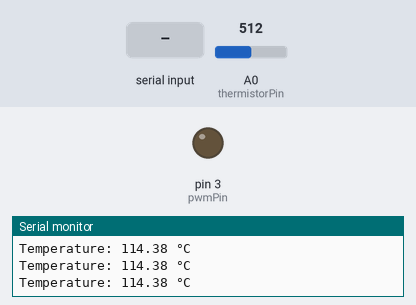
Bench run of a sketch on a simulated Arduino Uno, built with avr-gcc and run on an emulated ATmega328P. On the bench: output pins drawn as LEDs (lit = HIGH), the last lines printed to the serial monitor. The test bench sets the inputs (shaded band); at power-on: A0 (thermistorPin) = 512.

Above: at 1.2 s.
1.3 s: "90,45\n" received over Serial
At 2.7 s:
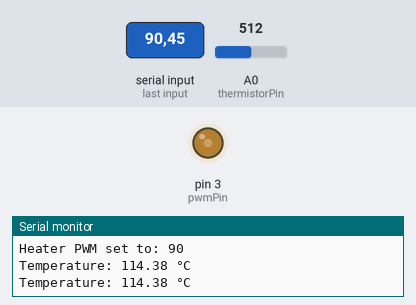
3.0 s: "30,150\n" received over Serial
At 4.2 s:
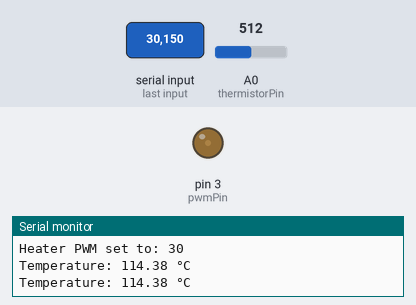
4.5 s: "200\n" received over Serial
At 6.0 s:
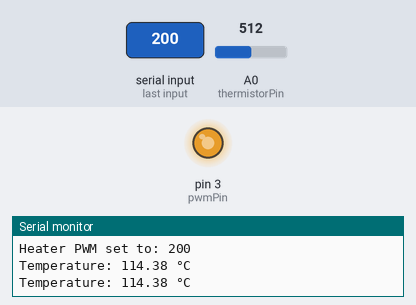
9.0 s: "5\n" received over Serial
At 10.1 s:
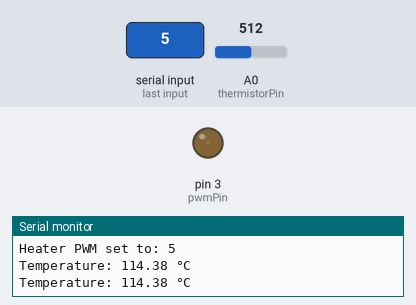
Timing chart, 0 to 12.0 s (numbered marks = the images above; inputs shaded):
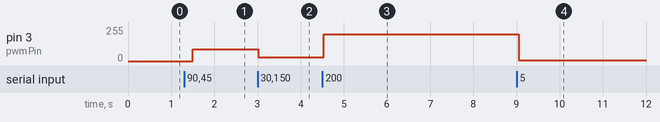

The sketch:

heatNozzle.ino
```cpp
// Define the PWM pin connected to the SIG pin of the IRF520N module
// Pin 9 is a standard PWM-capable pin on Arduino Uno/Nano
const int pwmPin = 3;

// Variable to store the current PWM value
int currentPwmValue = 0;

const int thermistorPin = A0;
const float R_fixed = 4700.0; // 4.7k ohm pull-up resistor
const float R_0 = 100000.0;   // 100k thermistor baseline
const float T_0 = 298.15;     // 25 C in Kelvin
const float Beta = 3950.0;    // Typical beta for 3D printer thermistors

void setup() {
  // Initialize serial communication at 9600 baud
  Serial.begin(9600);

  // Set the PWM pin as an output
  pinMode(pwmPin, OUTPUT);

  // Ensure the heater is completely off on startup for safety
  analogWrite(pwmPin, 0);

  Serial.println("Enter a PWM value between 0 and 255 :");
}

void loop() {

  temp();

  // Check if data is available in the Serial buffer
  if (Serial.available() > 0) {

    // Read the incoming integer
    int inputValue = Serial.parseInt();

    // Constrain the value to the valid 8-bit PWM range (0-255)
    // and filter out weird inputs
    if (inputValue >= 0 && inputValue <= 255) {
        currentPwmValue = inputValue;

        // Apply the PWM value to the MOSFET
        analogWrite(pwmPin, currentPwmValue);

        // Print feedback to the Serial Monitor
        Serial.print("Heater PWM set to: ");
        Serial.println(currentPwmValue);
    } else {
        Serial.println("Error: Value must be between 0 and 255.");
    }

    // Delay slightly to allow the rest of the serial message (like line endings) to arrive
    delay(10);

    // Clear out any trailing newline or carriage return characters from the buffer
    // so they aren't accidentally read as '0' on the next loop
    while(Serial.available() > 0) {
        Serial.read();
    }
  }
  delay(500);
}

void temp() {

  int adcValue = analogRead(thermistorPin);

  // Safety check for open/shorted circuits
  if (adcValue <= 0 || adcValue >= 1023) {
    Serial.println("Error: Check temp wiring.");
    delay(1000);
    return;
  }

  // Calculate resistance
  float R_therm = R_fixed * (adcValue / (1023.0 - adcValue));

  // Calculate temperature in Celsius directly
  float tempC = (1.0 / ( (1.0 / T_0) + (log(R_therm / R_0) / Beta) )) - 273.15;

  // Print only the Celsius temperature
  Serial.print("Temperature: ");
  Serial.print(tempC);
  Serial.println(" °C");

}
```

Measured:
- after the input at 1.3 s, pin 3 (pwmPin): 0/255 → 90/255 after 0.20 s
- after the input at 3.0 s, pin 3 (pwmPin): 90/255 → 30/255 at once
- after the input at 4.5 s, pin 3 (pwmPin): 30/255 → 200/255 at once
- after the input at 9.0 s, pin 3 (pwmPin): 200/255 → 5/255 after 0.05 s
